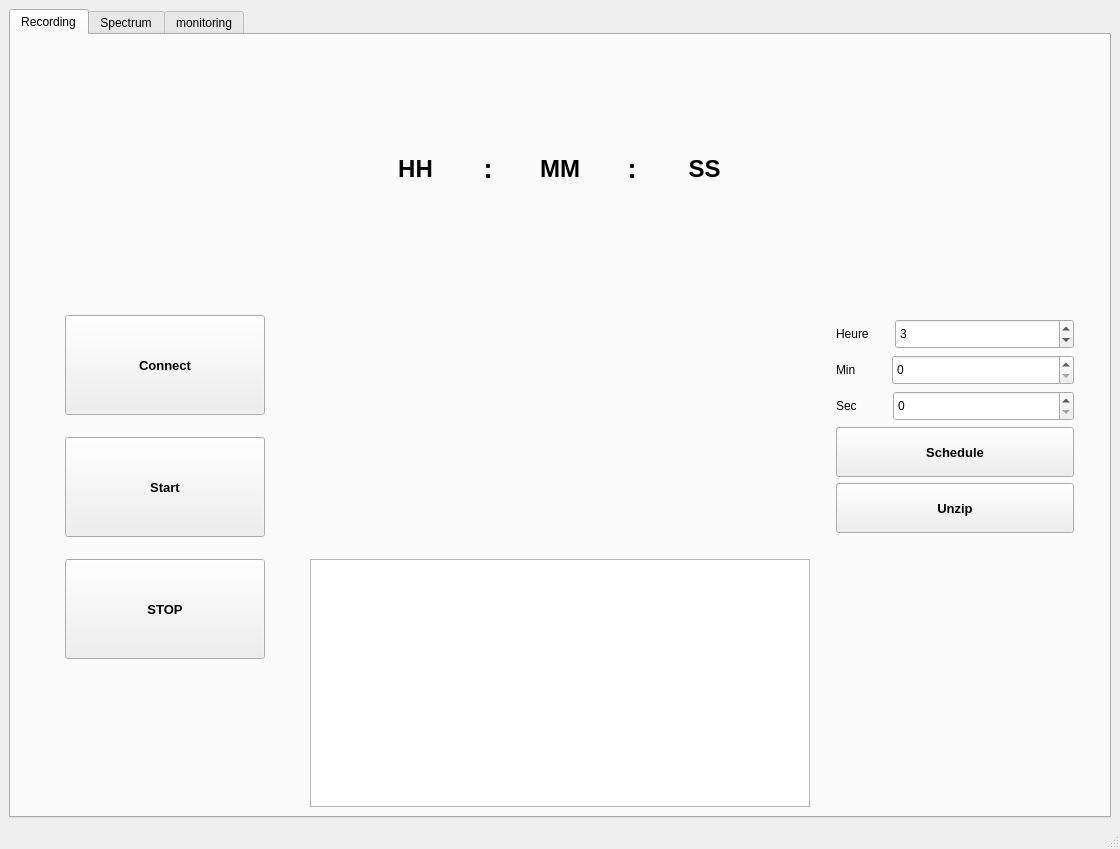
<?xml version="1.0" encoding="UTF-8"?>
<ui version="4.0">
 <class>MainWindow</class>
 <widget class="QMainWindow" name="MainWindow">
  <property name="geometry">
   <rect>
    <x>0</x>
    <y>0</y>
    <width>1120</width>
    <height>849</height>
   </rect>
  </property>
  <property name="windowTitle">
   <string>MainWindow</string>
  </property>
  <property name="iconSize">
   <size>
    <width>5</width>
    <height>30</height>
   </size>
  </property>
  <widget class="QWidget" name="centralwidget">
   <layout class="QGridLayout" name="gridLayout_3">
    <item row="1" column="0">
     <widget class="QTabWidget" name="Notebook">
      <property name="currentIndex">
       <number>0</number>
      </property>
      <widget class="QWidget" name="Recording">
       <attribute name="title">
        <string>Recording</string>
       </attribute>
       <layout class="QGridLayout" name="gridLayout">
        <item row="0" column="0" rowspan="3" colspan="2">
         <layout class="QGridLayout" name="recording">
          <property name="sizeConstraint">
           <enum>QLayout::SetMaximumSize</enum>
          </property>
          <item row="0" column="3">
           <layout class="QHBoxLayout" name="horizontalLayout_5">
            <item>
             <spacer name="verticalSpacer_2">
              <property name="orientation">
               <enum>Qt::Vertical</enum>
              </property>
              <property name="sizeHint" stdset="0">
               <size>
                <width>20</width>
                <height>40</height>
               </size>
              </property>
             </spacer>
            </item>
            <item>
             <spacer name="horizontalSpacer_7">
              <property name="orientation">
               <enum>Qt::Horizontal</enum>
              </property>
              <property name="sizeHint" stdset="0">
               <size>
                <width>40</width>
                <height>20</height>
               </size>
              </property>
             </spacer>
            </item>
           </layout>
          </item>
          <item row="0" column="0">
           <widget class="QFrame" name="frame_5">
            <property name="frameShape">
             <enum>QFrame::StyledPanel</enum>
            </property>
            <property name="frameShadow">
             <enum>QFrame::Raised</enum>
            </property>
           </widget>
          </item>
          <item row="0" column="4">
           <widget class="QFrame" name="frame_6">
            <property name="frameShape">
             <enum>QFrame::StyledPanel</enum>
            </property>
            <property name="frameShadow">
             <enum>QFrame::Raised</enum>
            </property>
           </widget>
          </item>
          <item row="1" column="3">
           <layout class="QGridLayout" name="gridLayout_4">
            <property name="leftMargin">
             <number>20</number>
            </property>
            <property name="topMargin">
             <number>20</number>
            </property>
            <property name="rightMargin">
             <number>20</number>
            </property>
            <property name="bottomMargin">
             <number>20</number>
            </property>
            <item row="0" column="0">
             <layout class="QHBoxLayout" name="horizontalLayout_6">
              <item>
               <widget class="QLabel" name="label">
                <property name="sizePolicy">
                 <sizepolicy hsizetype="Minimum" vsizetype="Preferred">
                  <horstretch>0</horstretch>
                  <verstretch>0</verstretch>
                 </sizepolicy>
                </property>
                <property name="minimumSize">
                 <size>
                  <width>10</width>
                  <height>0</height>
                 </size>
                </property>
                <property name="text">
                 <string>Heure</string>
                </property>
               </widget>
              </item>
              <item>
               <spacer name="horizontalSpacer_4">
                <property name="orientation">
                 <enum>Qt::Horizontal</enum>
                </property>
                <property name="sizeHint" stdset="0">
                 <size>
                  <width>20</width>
                  <height>20</height>
                 </size>
                </property>
               </spacer>
              </item>
              <item>
               <widget class="QSpinBox" name="inputTimer_heure">
                <property name="sizePolicy">
                 <sizepolicy hsizetype="Minimum" vsizetype="Fixed">
                  <horstretch>1</horstretch>
                  <verstretch>0</verstretch>
                 </sizepolicy>
                </property>
                <property name="minimumSize">
                 <size>
                  <width>0</width>
                  <height>30</height>
                 </size>
                </property>
                <property name="value">
                 <number>3</number>
                </property>
               </widget>
              </item>
             </layout>
            </item>
            <item row="1" column="0">
             <layout class="QHBoxLayout" name="horizontalLayout_7">
              <item>
               <widget class="QLabel" name="label_6">
                <property name="minimumSize">
                 <size>
                  <width>30</width>
                  <height>0</height>
                 </size>
                </property>
                <property name="text">
                 <string>Min</string>
                </property>
               </widget>
              </item>
              <item>
               <spacer name="horizontalSpacer_5">
                <property name="orientation">
                 <enum>Qt::Horizontal</enum>
                </property>
                <property name="sizeHint" stdset="0">
                 <size>
                  <width>20</width>
                  <height>20</height>
                 </size>
                </property>
               </spacer>
              </item>
              <item>
               <widget class="QSpinBox" name="inputTimer_minute">
                <property name="sizePolicy">
                 <sizepolicy hsizetype="Minimum" vsizetype="Fixed">
                  <horstretch>1</horstretch>
                  <verstretch>0</verstretch>
                 </sizepolicy>
                </property>
                <property name="minimumSize">
                 <size>
                  <width>0</width>
                  <height>30</height>
                 </size>
                </property>
               </widget>
              </item>
             </layout>
            </item>
            <item row="2" column="0">
             <layout class="QHBoxLayout" name="horizontalLayout_8">
              <item>
               <widget class="QLabel" name="label_7">
                <property name="sizePolicy">
                 <sizepolicy hsizetype="Preferred" vsizetype="Preferred">
                  <horstretch>0</horstretch>
                  <verstretch>1</verstretch>
                 </sizepolicy>
                </property>
                <property name="text">
                 <string>Sec</string>
                </property>
               </widget>
              </item>
              <item>
               <spacer name="horizontalSpacer_6">
                <property name="orientation">
                 <enum>Qt::Horizontal</enum>
                </property>
                <property name="sizeHint" stdset="0">
                 <size>
                  <width>30</width>
                  <height>20</height>
                 </size>
                </property>
               </spacer>
              </item>
              <item>
               <widget class="QSpinBox" name="inputTimer_seconde">
                <property name="sizePolicy">
                 <sizepolicy hsizetype="Minimum" vsizetype="Fixed">
                  <horstretch>1</horstretch>
                  <verstretch>0</verstretch>
                 </sizepolicy>
                </property>
                <property name="minimumSize">
                 <size>
                  <width>30</width>
                  <height>30</height>
                 </size>
                </property>
               </widget>
              </item>
             </layout>
            </item>
            <item row="3" column="0">
             <widget class="QPushButton" name="ScheduleButton">
              <property name="sizePolicy">
               <sizepolicy hsizetype="Minimum" vsizetype="Minimum">
                <horstretch>0</horstretch>
                <verstretch>0</verstretch>
               </sizepolicy>
              </property>
              <property name="minimumSize">
               <size>
                <width>25</width>
                <height>50</height>
               </size>
              </property>
              <property name="maximumSize">
               <size>
                <width>16777215</width>
                <height>50</height>
               </size>
              </property>
              <property name="font">
               <font>
                <pointsize>10</pointsize>
                <weight>75</weight>
                <bold>true</bold>
               </font>
              </property>
              <property name="text">
               <string>Schedule</string>
              </property>
             </widget>
            </item>
            <item row="6" column="0">
             <layout class="QVBoxLayout" name="verticalLayout_2"/>
            </item>
            <item row="7" column="0">
             <widget class="QPushButton" name="UnzipButton">
              <property name="sizePolicy">
               <sizepolicy hsizetype="Minimum" vsizetype="Minimum">
                <horstretch>0</horstretch>
                <verstretch>0</verstretch>
               </sizepolicy>
              </property>
              <property name="minimumSize">
               <size>
                <width>25</width>
                <height>50</height>
               </size>
              </property>
              <property name="maximumSize">
               <size>
                <width>500</width>
                <height>50</height>
               </size>
              </property>
              <property name="font">
               <font>
                <pointsize>10</pointsize>
                <weight>75</weight>
                <bold>true</bold>
               </font>
              </property>
              <property name="text">
               <string>Unzip</string>
              </property>
             </widget>
            </item>
           </layout>
          </item>
          <item row="0" column="2">
           <layout class="QHBoxLayout" name="horizontalLayout">
            <item>
             <widget class="QLabel" name="label_9">
              <property name="styleSheet">
               <string notr="true">background-color: rgba(255, 255, 255, 0);</string>
              </property>
              <property name="text">
               <string/>
              </property>
             </widget>
            </item>
            <item>
             <widget class="QLabel" name="outputTimer_heure">
              <property name="font">
               <font>
                <pointsize>18</pointsize>
                <weight>75</weight>
                <bold>true</bold>
               </font>
              </property>
              <property name="focusPolicy">
               <enum>Qt::NoFocus</enum>
              </property>
              <property name="text">
               <string>HH</string>
              </property>
              <property name="alignment">
               <set>Qt::AlignCenter</set>
              </property>
             </widget>
            </item>
            <item>
             <widget class="QLabel" name="label_4">
              <property name="font">
               <font>
                <pointsize>20</pointsize>
                <weight>75</weight>
                <bold>true</bold>
               </font>
              </property>
              <property name="accessibleName">
               <string notr="true"/>
              </property>
              <property name="text">
               <string>:</string>
              </property>
              <property name="alignment">
               <set>Qt::AlignCenter</set>
              </property>
             </widget>
            </item>
            <item>
             <widget class="QLabel" name="outputTimer_minute">
              <property name="font">
               <font>
                <pointsize>18</pointsize>
                <weight>75</weight>
                <bold>true</bold>
               </font>
              </property>
              <property name="focusPolicy">
               <enum>Qt::NoFocus</enum>
              </property>
              <property name="text">
               <string>MM</string>
              </property>
              <property name="alignment">
               <set>Qt::AlignCenter</set>
              </property>
             </widget>
            </item>
            <item>
             <widget class="QLabel" name="label_5">
              <property name="font">
               <font>
                <pointsize>20</pointsize>
                <weight>75</weight>
                <bold>true</bold>
               </font>
              </property>
              <property name="text">
               <string>:</string>
              </property>
              <property name="alignment">
               <set>Qt::AlignCenter</set>
              </property>
              <property name="indent">
               <number>0</number>
              </property>
             </widget>
            </item>
            <item>
             <widget class="QLabel" name="outputTimer_seconde">
              <property name="font">
               <font>
                <pointsize>18</pointsize>
                <weight>75</weight>
                <bold>true</bold>
               </font>
              </property>
              <property name="focusPolicy">
               <enum>Qt::NoFocus</enum>
              </property>
              <property name="text">
               <string>SS</string>
              </property>
              <property name="alignment">
               <set>Qt::AlignCenter</set>
              </property>
             </widget>
            </item>
            <item>
             <widget class="QLabel" name="label_8">
              <property name="styleSheet">
               <string notr="true">background-color: rgba(255, 255, 255, 0);</string>
              </property>
              <property name="text">
               <string/>
              </property>
             </widget>
            </item>
           </layout>
          </item>
          <item row="1" column="1">
           <layout class="QVBoxLayout" name="verticalLayout">
            <item>
             <layout class="QHBoxLayout" name="horizontalLayout_2">
              <property name="sizeConstraint">
               <enum>QLayout::SetNoConstraint</enum>
              </property>
              <item>
               <widget class="QPushButton" name="ConnectButton">
                <property name="sizePolicy">
                 <sizepolicy hsizetype="Maximum" vsizetype="Preferred">
                  <horstretch>0</horstretch>
                  <verstretch>0</verstretch>
                 </sizepolicy>
                </property>
                <property name="minimumSize">
                 <size>
                  <width>0</width>
                  <height>0</height>
                 </size>
                </property>
                <property name="maximumSize">
                 <size>
                  <width>200</width>
                  <height>100</height>
                 </size>
                </property>
                <property name="font">
                 <font>
                  <pointsize>10</pointsize>
                  <weight>75</weight>
                  <bold>true</bold>
                 </font>
                </property>
                <property name="text">
                 <string>Connect</string>
                </property>
               </widget>
              </item>
             </layout>
            </item>
            <item>
             <layout class="QHBoxLayout" name="horizontalLayout_3">
              <property name="spacing">
               <number>4</number>
              </property>
              <property name="sizeConstraint">
               <enum>QLayout::SetMinAndMaxSize</enum>
              </property>
              <item>
               <widget class="QPushButton" name="Start">
                <property name="minimumSize">
                 <size>
                  <width>0</width>
                  <height>0</height>
                 </size>
                </property>
                <property name="maximumSize">
                 <size>
                  <width>200</width>
                  <height>100</height>
                 </size>
                </property>
                <property name="font">
                 <font>
                  <pointsize>10</pointsize>
                  <weight>75</weight>
                  <bold>true</bold>
                 </font>
                </property>
                <property name="text">
                 <string>Start</string>
                </property>
               </widget>
              </item>
             </layout>
            </item>
           </layout>
          </item>
          <item row="0" column="1">
           <spacer name="horizontalSpacer_3">
            <property name="orientation">
             <enum>Qt::Horizontal</enum>
            </property>
            <property name="sizeHint" stdset="0">
             <size>
              <width>40</width>
              <height>60</height>
             </size>
            </property>
           </spacer>
          </item>
          <item row="2" column="3">
           <layout class="QHBoxLayout" name="horizontalLayout_4">
            <item>
             <spacer name="verticalSpacer">
              <property name="orientation">
               <enum>Qt::Vertical</enum>
              </property>
              <property name="sizeHint" stdset="0">
               <size>
                <width>20</width>
                <height>40</height>
               </size>
              </property>
             </spacer>
            </item>
            <item>
             <spacer name="horizontalSpacer">
              <property name="orientation">
               <enum>Qt::Horizontal</enum>
              </property>
              <property name="sizeHint" stdset="0">
               <size>
                <width>40</width>
                <height>20</height>
               </size>
              </property>
             </spacer>
            </item>
           </layout>
          </item>
          <item row="2" column="2">
           <layout class="QGridLayout" name="gridLayout_2">
            <item row="0" column="0">
             <widget class="QPlainTextEdit" name="Log1">
              <property name="minimumSize">
               <size>
                <width>500</width>
                <height>0</height>
               </size>
              </property>
             </widget>
            </item>
           </layout>
          </item>
          <item row="1" column="2">
           <layout class="QGridLayout" name="gridLayout_5"/>
          </item>
          <item row="2" column="1">
           <layout class="QGridLayout" name="gridLayout_6">
            <item row="0" column="0">
             <widget class="QPushButton" name="STOPbutton">
              <property name="sizePolicy">
               <sizepolicy hsizetype="Minimum" vsizetype="Minimum">
                <horstretch>0</horstretch>
                <verstretch>0</verstretch>
               </sizepolicy>
              </property>
              <property name="minimumSize">
               <size>
                <width>200</width>
                <height>100</height>
               </size>
              </property>
              <property name="maximumSize">
               <size>
                <width>200</width>
                <height>100</height>
               </size>
              </property>
              <property name="font">
               <font>
                <pointsize>10</pointsize>
                <weight>75</weight>
                <bold>true</bold>
               </font>
              </property>
              <property name="text">
               <string>STOP</string>
              </property>
             </widget>
            </item>
            <item row="1" column="0">
             <spacer name="verticalSpacer_3">
              <property name="orientation">
               <enum>Qt::Vertical</enum>
              </property>
              <property name="sizeHint" stdset="0">
               <size>
                <width>20</width>
                <height>40</height>
               </size>
              </property>
             </spacer>
            </item>
           </layout>
          </item>
         </layout>
        </item>
       </layout>
      </widget>
      <widget class="QWidget" name="Spectrum">
       <attribute name="title">
        <string>Spectrum</string>
       </attribute>
      </widget>
      <widget class="QWidget" name="Monitoring">
       <attribute name="title">
        <string>monitoring</string>
       </attribute>
      </widget>
     </widget>
    </item>
   </layout>
  </widget>
  <widget class="QMenuBar" name="menubar">
   <property name="geometry">
    <rect>
     <x>0</x>
     <y>0</y>
     <width>1120</width>
     <height>21</height>
    </rect>
   </property>
  </widget>
  <widget class="QStatusBar" name="statusbar"/>
 </widget>
 <resources/>
 <connections/>
</ui>
